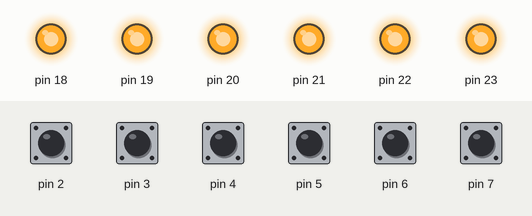
Simulated run of this program. Board: Arduino Micro, built with avr-gcc and run on an emulated ATmega32U4. Shown: output pins drawn as LEDs (lit = HIGH). The inputs (shaded band) are chosen by the test bench; at power-on: pin 2–7 HIGH.

Above: at 1.2 s.
1.3 s: pin 2 pulled LOW for 0.15 s
At 2.5 s:
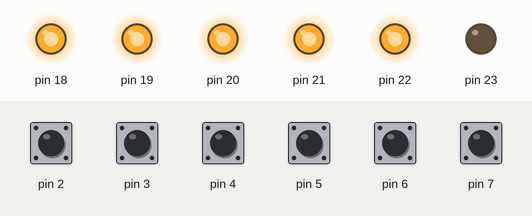
2.9 s: pin 3 pulled LOW for 0.15 s
At 3.7 s:
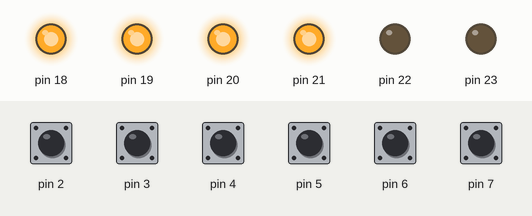
4.5 s: pin 4 pulled LOW for 0.15 s
At 5.0 s:
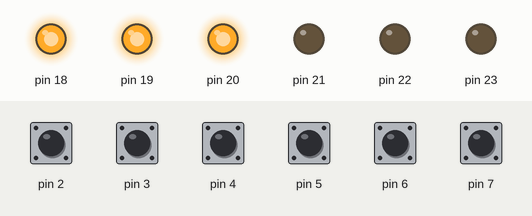
6.1 s: pin 5 pulled LOW for 0.15 s
At 7.4 s:
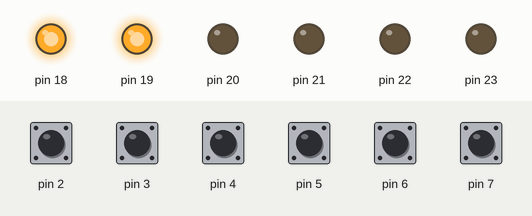
7.7 s: pin 6 pulled LOW for 0.15 s
At 8.6 s:
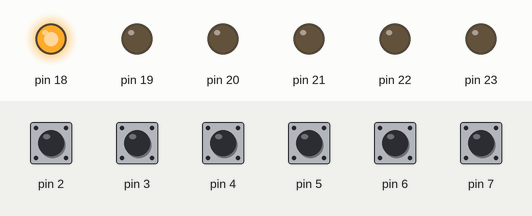
9.3 s: pin 7 pulled LOW for 0.15 s
At 9.8 s:
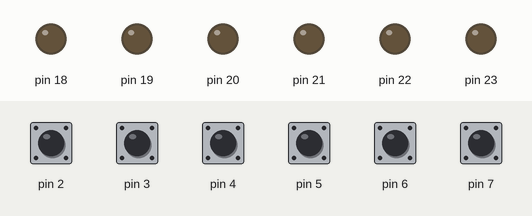
Timing chart, 0 to 11.9 s (numbered marks = the images above; inputs shaded):
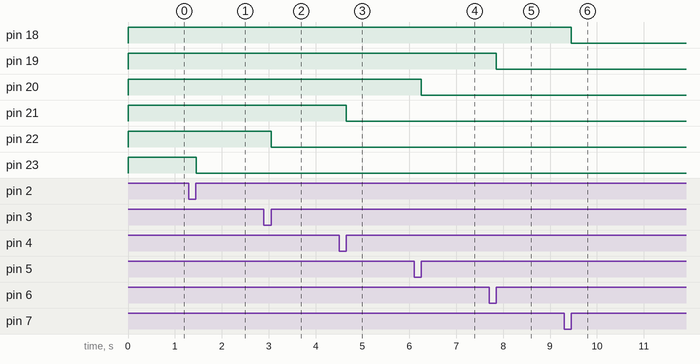

Measured:
- after the input at 1.3 s, pin 23: HIGH → LOW after 0.15 s
- after the input at 2.9 s, pin 22: HIGH → LOW after 0.15 s
- after the input at 4.5 s, pin 21: HIGH → LOW after 0.15 s
- after the input at 6.1 s, pin 20: HIGH → LOW after 0.15 s
- after the input at 7.7 s, pin 19: HIGH → LOW after 0.15 s
- after the input at 9.3 s, pin 18: HIGH → LOW after 0.15 s

The program:

Main.cpp
```cpp
// (licence header left out)
#include "MidiButton.h"
#include <Arduino.h>

namespace
{
    namespace pin
    {
        inline constexpr uint8_t d2{2};
        inline constexpr uint8_t d3{3};
        inline constexpr uint8_t d4{4};
        inline constexpr uint8_t d5{5};
        inline constexpr uint8_t d6{6};
        inline constexpr uint8_t d7{7};

        inline constexpr uint8_t a0{18};
        inline constexpr uint8_t a1{19};
        inline constexpr uint8_t a2{20};
        inline constexpr uint8_t a3{21};
        inline constexpr uint8_t a4{22};
        inline constexpr uint8_t a5{23};
    }

    inline constexpr uint8_t channel{0};
    inline constexpr uint8_t midiOff{0};
    inline constexpr uint8_t midiOn{127};

    MidiButton<Button<pin::d2>, Led<pin::a5>, ControlChangeToggleAction<channel, 0, midiOn, midiOff>> button0;
    MidiButton<Button<pin::d3>, Led<pin::a4>, ControlChangeToggleAction<channel, 1, midiOn, midiOff>> button1;
    MidiButton<Button<pin::d4>, Led<pin::a3>, ControlChangeToggleAction<channel, 2, midiOn, midiOff>> button2;
    MidiButton<Button<pin::d5>, Led<pin::a2>, ControlChangeToggleAction<channel, 3, midiOn, midiOff>> button3;
    MidiButton<Button<pin::d6>, Led<pin::a1>, ControlChangeToggleAction<channel, 4, midiOn, midiOff>> button4;
    MidiButton<Button<pin::d7>, Led<pin::a0>, ControlChangeToggleAction<channel, 5, midiOn, midiOff>> button5;


    template <class... Buttons>
    void setupButtons(Buttons&&... buttons)
    {
        (buttons.setup(), ...);
    }

    template <class... Buttons>
    void readButtons(Buttons&&... buttons)
    {
        (buttons.read(), ...);
    }
}


void setup()
{
    setupButtons(button0, button1, button2, button3, button4, button5);
}

void loop()
{
    readButtons(button0, button1, button2, button3, button4, button5);
}
```

MidiAction.h
```cpp
// (licence header left out)
#pragma once

#include "MIDIUSB.h"

namespace detail
{
    template <uint8_t type, uint8_t channel>
    void sendEventMessage(uint8_t data0, uint8_t data1) noexcept
    {
        midiEventPacket_t event{(type & 0xf0) >> 4, (type | channel), data0, data1};
        MidiUSB.sendMIDI(event);
        MidiUSB.flush();
    }
}


template <uint8_t channel, uint8_t control, uint8_t data>
struct ControlChangeAction
{
    static void onPressed() noexcept
    {
        detail::sendEventMessage<0xb0, channel>(control, data);
    }
};


template <uint8_t channel, uint8_t control, uint8_t dataA, uint8_t dataB>
struct ControlChangeToggleAction
{
    static void onPressed() noexcept
    {
        detail::sendEventMessage<0xb0, channel>(control, (state ? dataA : dataB));
        state = !state;
    }

private:
    static inline bool state{true};
};


template <uint8_t channel, uint8_t program>
struct ProgramChangeAction
{
    static void onPressed() noexcept
    {
        detail::sendEventMessage<0xc0, channel>(program, 0x00);
    }
};
```

MidiButton.h
```cpp
// (licence header left out)
#pragma once

#include "MidiAction.h"
#include <Arduino.h>
#include <EasyButton.h>


template <uint8_t pin>
class Button
{
public:
    void setup() noexcept
    {
        button.begin();
    }

    bool pressed() noexcept
    {
        button.read();
        return button.wasReleased();
    }

protected:
    EasyButton button{pin};
};

template <uint8_t pin>
class Led
{
public:
    void setup() noexcept
    {
        pinMode(pin, OUTPUT);
        digitalWrite(pin, HIGH);
    }

    void toggle() noexcept
    {
        digitalWrite(pin, !digitalRead(pin));
    }
};

template <class Button, class Led, class Action>
class MidiButton
{
public:
    void setup() noexcept
    {
        button.setup();
        led.setup();
    }

    void read() noexcept
    {
        if (button.pressed())
        {
            Action::onPressed();
            led.toggle();
        }
    }

    Button& getButton() noexcept
    {
        return button;
    }

    Led& getLed() noexcept
    {
        return led;
    }

private:
    Button button;
    Led led;
};
```
